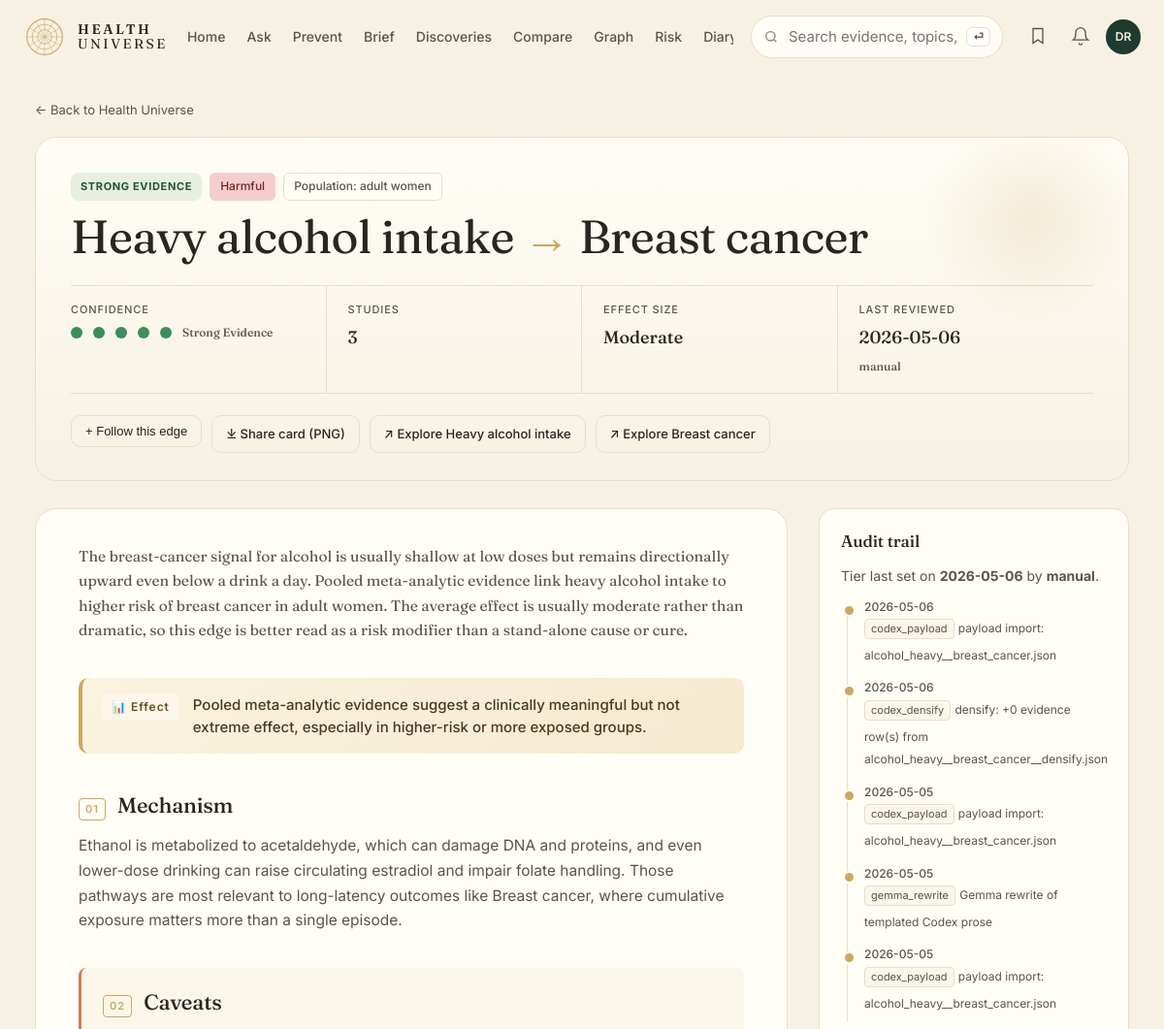
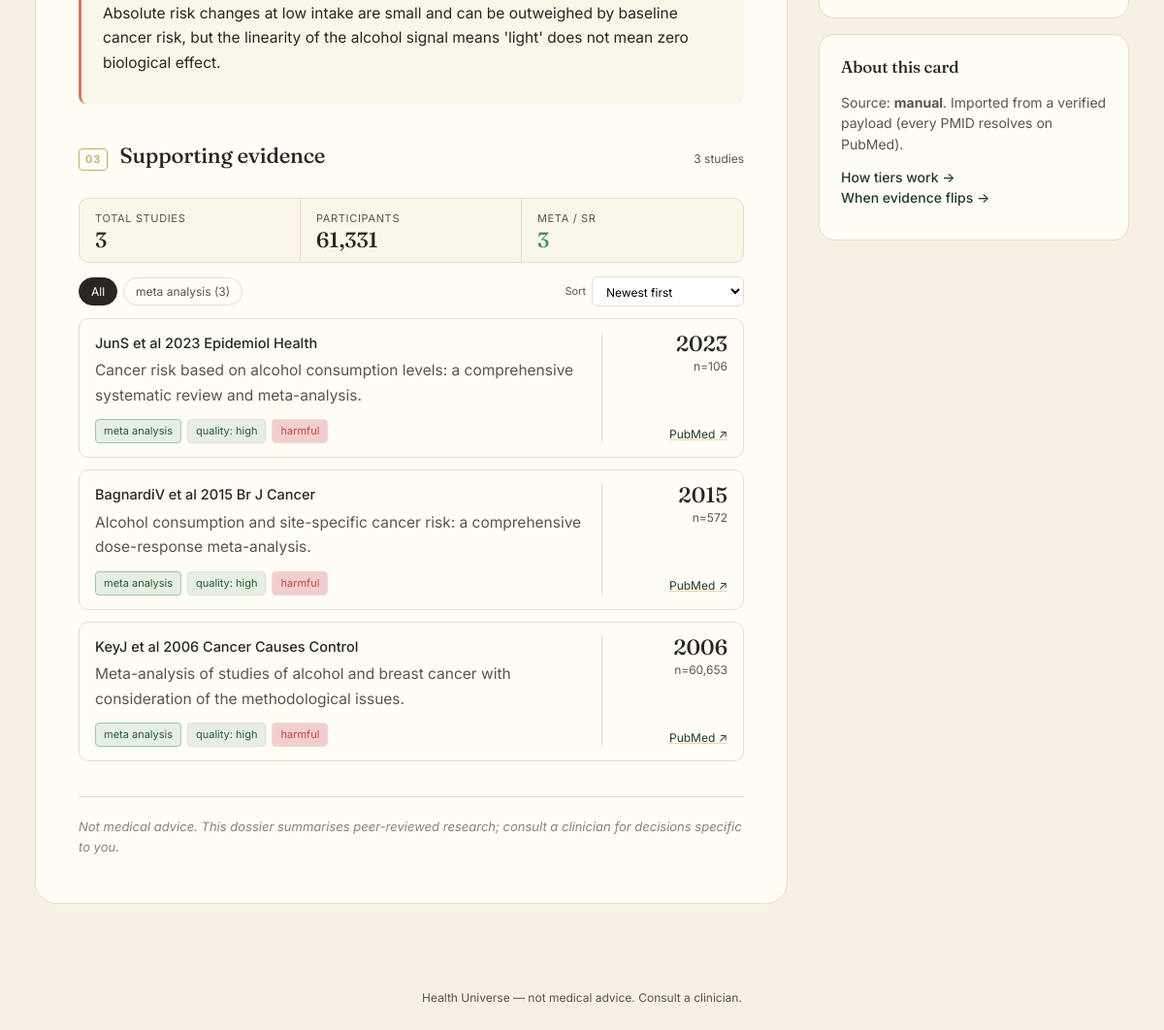
Before: /edge/271 with the older database file (2 pictures, top to bottom).
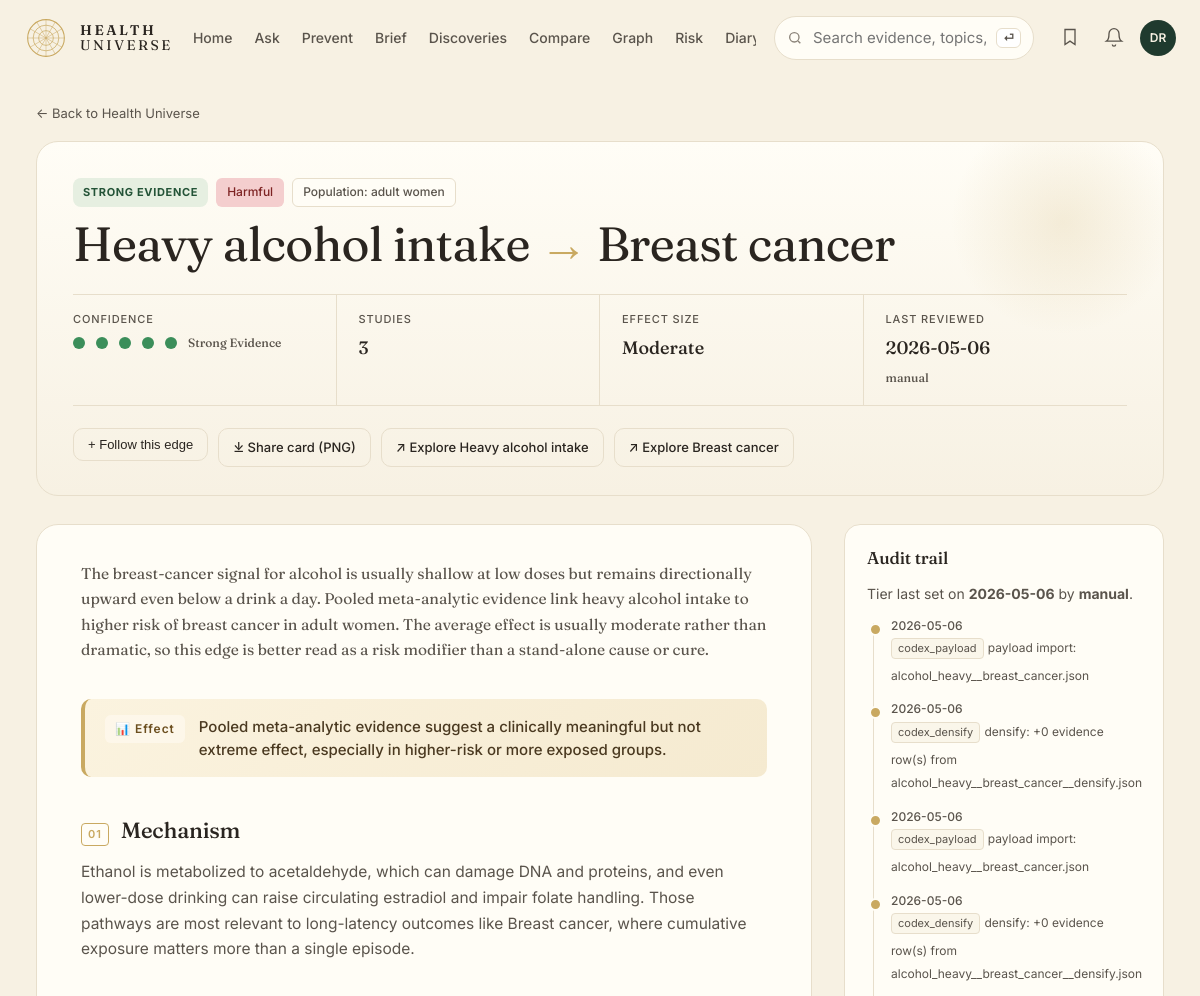
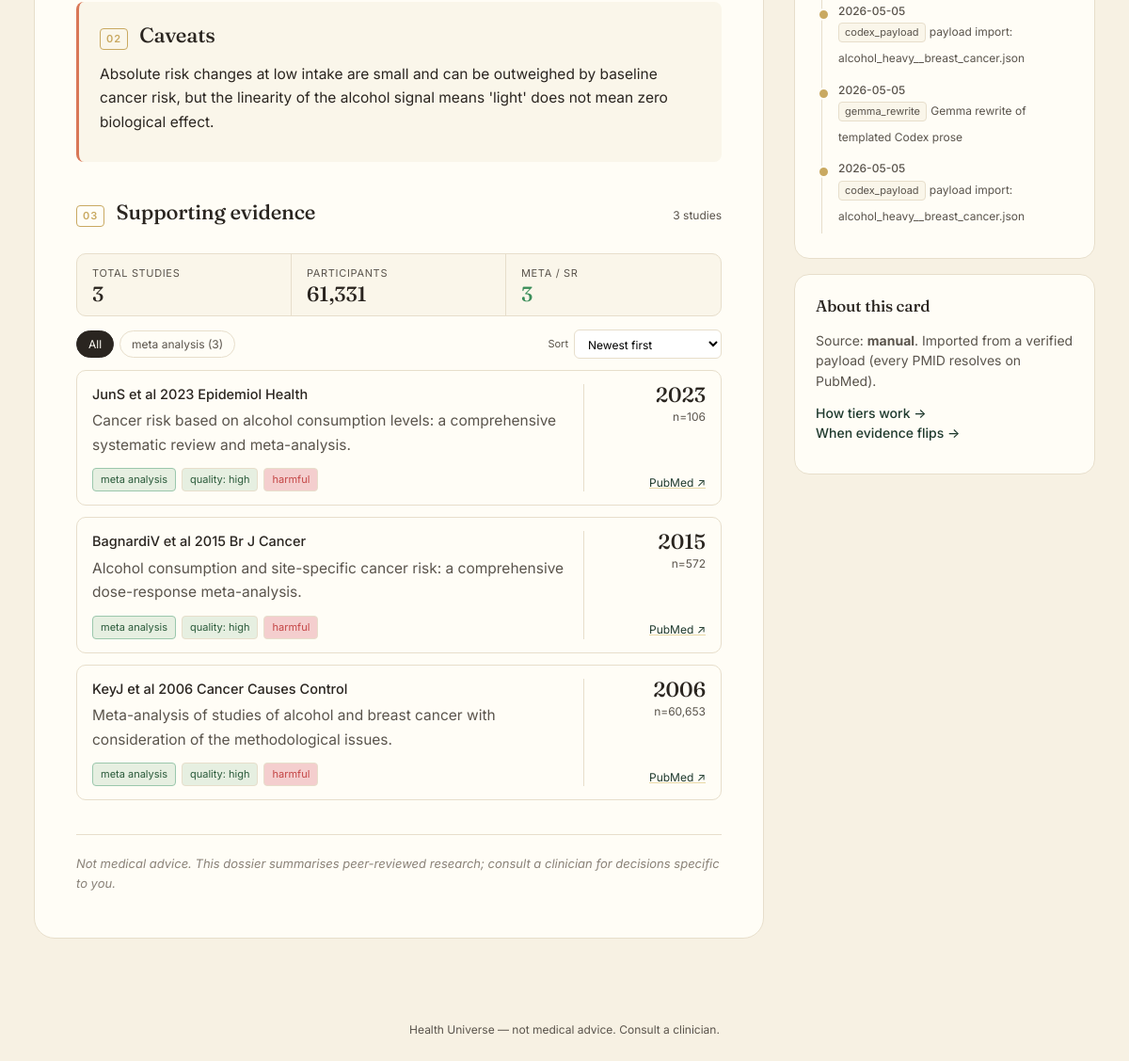
After: the same page with the newer database file (2 pictures, top to bottom).
### tables this page shows
CREATE TABLE edge (
    id              INTEGER PRIMARY KEY,
    factor_id       INTEGER NOT NULL REFERENCES entity(id),
    outcome_id      INTEGER NOT NULL REFERENCES entity(id),
    direction       TEXT NOT NULL CHECK (direction IN (
                      'protective','harmful','neutral','u_shaped','mixed')),
    tier            TEXT NOT NULL CHECK (tier IN ('A','B','C','D','X','deprecated')),
    effect_size     TEXT,         -- qualitative: trivial/small/moderate/large
    effect_quant    TEXT,         -- e.g. "RR 0.82 (0.74-0.91)"
    population      TEXT,         -- e.g. "adults>50; ApoE4 carriers"
    mechanism       TEXT,         -- 1-paragraph plain English
    summary         TEXT,         -- card body copy
    caveats         TEXT,
    seed_source     TEXT NOT NULL CHECK (seed_source IN ('claude_seed','gemma_daily','manual')),
    created_at      TEXT NOT NULL DEFAULT (datetime('now')),
    updated_at      TEXT NOT NULL DEFAULT (datetime('now')),
    last_reviewed   TEXT NOT NULL DEFAULT (datetime('now')), embedding BLOB, embedded_at TEXT,
    UNIQUE(factor_id, outcome_id, population)
);

CREATE TABLE entity (
    id            INTEGER PRIMARY KEY,
    slug          TEXT NOT NULL UNIQUE,
    name          TEXT NOT NULL,
    kind          TEXT NOT NULL CHECK (kind IN (
                    'food','nutrient','supplement','drug','activity',
                    'behavior','environmental','pathogen','gene',
                    'biomarker','condition','process')),
    aliases       TEXT,           -- JSON array
    description   TEXT,
    created_at    TEXT NOT NULL DEFAULT (datetime('now')),
    updated_at    TEXT NOT NULL DEFAULT (datetime('now'))
, embedding BLOB, embedded_at TEXT);

CREATE TABLE evidence (
    id            INTEGER PRIMARY KEY,
    edge_id       INTEGER NOT NULL REFERENCES edge(id) ON DELETE CASCADE,
    citation      TEXT NOT NULL,
    url           TEXT,
    doi           TEXT,
    pmid          TEXT,
    year          INTEGER,
    study_type    TEXT CHECK (study_type IN (
                    'meta_analysis','systematic_review','rct','cohort',
                    'case_control','cross_sectional','mechanistic',
                    'animal','case_report','expert_opinion')),
    n_participants INTEGER,
    direction     TEXT,           -- direction this study supports
    quality       TEXT CHECK (quality IN ('high','moderate','low','very_low')),
    notes         TEXT,
    source_id     INTEGER REFERENCES source(id),
    created_at    TEXT NOT NULL DEFAULT (datetime('now'))
, is_counter INTEGER NOT NULL DEFAULT 0);

CREATE TABLE edge_history (
    id          INTEGER PRIMARY KEY,
    edge_id     INTEGER NOT NULL REFERENCES edge(id) ON DELETE CASCADE,
    changed_at  TEXT NOT NULL DEFAULT (datetime('now')),
    field       TEXT NOT NULL,
    old_value   TEXT,
    new_value   TEXT,
    reason      TEXT,
    actor       TEXT             -- 'claude_seed','gemma_daily','claude_adjudicator','human'
);

### web/app.py (the view)
@app.get("/edge/{edge_id}", response_class=HTMLResponse)
def edge_detail(request: Request, edge_id: int):
    profile = decode(request.cookies.get(COOKIE))
    with connect() as conn:
        e = conn.execute("""
            SELECT e.*, f.slug AS f_slug, f.name AS f_name, f.kind AS f_kind,
                   o.slug AS o_slug, o.name AS o_name, o.kind AS o_kind
            FROM edge e
            JOIN entity f ON f.id = e.factor_id
            JOIN entity o ON o.id = e.outcome_id
            WHERE e.id = ?""", (edge_id,)).fetchone()
        if not e:
            return HTMLResponse("Not found", status_code=404)
        try:
            evidence = conn.execute("""
                SELECT ev.*, COALESCE(s.is_retracted, 0) AS is_retracted,
                       s.retraction_note
                FROM evidence ev
                LEFT JOIN evidence_status s ON s.pmid = ev.pmid
                WHERE ev.edge_id=? AND COALESCE(ev.is_counter,0)=0
                ORDER BY ev.year DESC""", (edge_id,)).fetchall()
            counter = conn.execute("""
                SELECT ev.*, COALESCE(s.is_retracted, 0) AS is_retracted,
                       s.retraction_note
                FROM evidence ev
                LEFT JOIN evidence_status s ON s.pmid = ev.pmid
                WHERE ev.edge_id=? AND COALESCE(ev.is_counter,0)=1
                ORDER BY ev.year DESC""", (edge_id,)).fetchall()
        except Exception:
            evidence = conn.execute(
                "SELECT *, 0 AS is_retracted, NULL AS retraction_note "
                "FROM evidence WHERE edge_id=? AND COALESCE(is_counter,0)=0 "
                "ORDER BY year DESC", (edge_id,)).fetchall()
            counter = conn.execute(
                "SELECT *, 0 AS is_retracted, NULL AS retraction_note "
                "FROM evidence WHERE edge_id=? AND COALESCE(is_counter,0)=1 "
                "ORDER BY year DESC", (edge_id,)).fetchall()
        history = conn.execute(
            "SELECT * FROM edge_history WHERE edge_id = ? ORDER BY changed_at DESC",
            (edge_id,)).fetchall()
    ev_rows = [dict(r) for r in evidence]
    co_rows = [dict(r) for r in counter]
    retracted_count = sum(1 for r in ev_rows + co_rows if r.get("is_retracted"))
    return render(request, "edge.html", {
        "e": dict(e),
        "evidence": ev_rows,
        "counter": co_rows,
        "history": [dict(r) for r in history],
        "retracted_evidence_count": retracted_count,
        "profile": profile,
    })

### web/templates/edge.html (shortened to what this page needs)
{% extends "base.html" %}
{% block content %}
<section class="dossier">
  <a class="back" href="/">← Back to Health Universe</a>
  <header class="dossier-hero">
    <div class="dossier-eyebrow">
      <span class="pill tier-{{ e.tier }}">{{ TIER_LABEL[e.tier] | upper }}</span>
      <span class="badge dir-{{ e.direction }}">{{ DIRECTION_LABEL[e.direction] }}</span>
      {% if e.population %}<span class="badge ghost">Population: {{ e.population }}</span>{% endif %}
    </div>
    <h1 class="dossier-title">
      {{ e.f_name }} <span class="dossier-arrow" aria-hidden="true">→</span> {{ e.o_name }}
    </h1>
    <dl class="dossier-stats">
      <div>
        <dt>Confidence</dt>
        <dd class="dossier-conf">
          {% for i in range(5) %}<span class="dotmark big {% if i < TIER_DOTS[e.tier] %}on{% endif %}"></span>{% endfor %}
          <span class="muted small">{{ TIER_LABEL[e.tier] }}</span>
        </dd>
      </div>
      <div>
        <dt>Studies</dt>
        <dd>{{ evidence|length }}{% if counter %} <span class="muted small">+ {{ counter|length }} counter</span>{% endif %}</dd>
      </div>
      {% if e.effect_size and e.effect_size not in ('unknown',) %}
      <div>
        <dt>Effect size</dt>
        <dd>{{ e.effect_size | capitalize }}</dd>
      </div>
      {% endif %}
      <div>
        <dt>Last reviewed</dt>
        <dd>{{ e.last_reviewed[:10] }}<br/><span class="muted small">{{ e.seed_source }}</span></dd>
      </div>
    </dl>
    <div class="dossier-actions">
      <form method="post" action="/follow" style="display:inline">
        <button class="btn-secondary inline {% if e.id in (profile.watch_edges if profile else []) %}is-following{% endif %}" type="submit">
          {% if e.id in (profile.watch_edges if profile else []) %}✓ Following{% else %}+ Follow this edge{% endif %}
        </button>
      </form>
      <a class="btn-secondary inline" href="/edge/{{ e.id }}.png" target="_blank" rel="noopener">⤓ Share card (PNG)</a>
      <a class="btn-secondary inline" href="/explore?focus={{ e.f_slug }}">↗ Explore {{ e.f_name }}</a>
      <a class="btn-secondary inline" href="/explore?focus={{ e.o_slug }}">↗ Explore {{ e.o_name }}</a>
    </div>
  </header>
  <div class="dossier-grid">
    <article class="dossier-body">
      <section class="dossier-section dossier-lede">
        <p>{{ e.summary }}</p>
      </section>
      {% if e.effect_quant %}
      <section class="dossier-section dossier-effect">
        <span class="dossier-effect-label" aria-hidden="true">📊 Effect</span>
        <p>{{ e.effect_quant }}</p>
      </section>
      {% endif %}
      {% if e.mechanism %}
      <section class="dossier-section">
        <h2 class="dossier-h2"><span class="dossier-num">01</span> Mechanism</h2>
        <p>{{ e.mechanism }}</p>
      </section>
      {% endif %}
      {% if e.caveats %}
      <section class="dossier-section dossier-caveats">
        <h2 class="dossier-h2"><span class="dossier-num">02</span> Caveats</h2>
        <p>{{ e.caveats }}</p>
      </section>
      {% endif %}
      <section class="dossier-section" id="evidence-section">
        <div class="dossier-section-head">
          <h2 class="dossier-h2"><span class="dossier-num">03</span> Supporting evidence</h2>
          <span class="muted small">{{ evidence|length }} stud{{ evidence|length == 1 and "y" or "ies" }}{% if counter %} · {{ counter|length }} counter{% endif %}</span>
        </div>
        {% if evidence %}
        <div class="evidence-rail">
          {% set st_counts = {} %}
          {% set total_n_ns = namespace(v=0) %}
          {% for ev in evidence %}
            {% set _ = st_counts.update({ev.study_type or 'other': st_counts.get(ev.study_type or 'other', 0) + 1}) %}
            {% if ev.n_participants %}{% set total_n_ns.v = total_n_ns.v + ev.n_participants %}{% endif %}
          {% endfor %}
          {% set total_n = total_n_ns.v %}
          <div class="evidence-rail-stat">
            <dt>Total studies</dt><dd>{{ evidence|length }}</dd>
          </div>
          <div class="evidence-rail-stat">
            <dt>Participants</dt><dd>{{ total_n and "{:,}".format(total_n) or "—" }}</dd>
          </div>
          {% if st_counts.get('meta_analysis') or st_counts.get('systematic_review') %}
          <div class="evidence-rail-stat highlight">
            <dt>Meta / SR</dt><dd>{{ st_counts.get('meta_analysis', 0) + st_counts.get('systematic_review', 0) }}</dd>
          </div>
          {% endif %}
        </div>
        <div class="evidence-controls" role="toolbar" aria-label="Filter evidence">
          <button class="ev-filter active" data-ev-filter="all">All</button>
          {% for st, n in st_counts.items() %}
            {% if n %}<button class="ev-filter" data-ev-filter="{{ st }}">{{ st.replace("_", " ") }} ({{ n }})</button>{% endif %}
          {% endfor %}
          <label class="ev-sort-label">Sort
            <select id="evSort">
              <option value="year-desc">Newest first</option>
            </select>
          </label>
        </div>
        <div class="evidence-list" id="evidence-list">
          {% for ev in evidence %}
          <article class="evidence-row {% if ev.is_retracted %}is-retracted{% endif %}"
                   data-study-type="{{ ev.study_type or 'other' }}"
                   data-year="{{ ev.year or 0 }}"
                   data-quality="{% if ev.quality == 'high' %}4{% elif ev.quality == 'moderate' %}3{% elif ev.quality == 'low' %}2{% elif ev.quality == 'very_low' %}1{% else %}0{% endif %}"
                   data-n="{{ ev.n_participants or 0 }}">
            <div class="evidence-row-main">
              <div class="evidence-citation">
                <span>{{ ev.citation }}</span>
              </div>
              {% if ev.notes %}<p class="evidence-notes">{{ ev.notes }}</p>{% endif %}
              <div class="evidence-meta">
                {% if ev.study_type %}<span class="ev-tag tag-{{ ev.study_type }}">{{ ev.study_type.replace("_", " ") }}</span>{% endif %}
                {% if ev.quality %}<span class="ev-tag qual-{{ ev.quality }}">quality: {{ ev.quality.replace("_", " ") }}</span>{% endif %}
                {% if ev.direction %}<span class="ev-tag dir-{{ ev.direction }}">{{ ev.direction.replace("_", " ") }}</span>{% endif %}
              </div>
            </div>
            <div class="evidence-row-side">
              <div class="evidence-year">{{ ev.year or "—" }}</div>
              {% if ev.n_participants %}<div class="evidence-n">n={{ "{:,}".format(ev.n_participants) }}</div>{% endif %}
              {% if ev.pmid %}<a class="evidence-link" href="https://pubmed.ncbi.nlm.nih.gov/{{ ev.pmid }}/" target="_blank" rel="noopener">PubMed ↗</a>
              {% elif ev.doi %}<a class="evidence-link" href="https://doi.org/{{ ev.doi }}" target="_blank" rel="noopener">DOI ↗</a>{% endif %}
            </div>
          </article>
          {% endfor %}
        </div>
        {% else %}
        <p class="muted">No supporting evidence rows on file.</p>
        {% endif %}
      </section>
      <p class="dossier-disclaimer">Not medical advice. This dossier summarises peer-reviewed research; consult a clinician for decisions specific to you.</p>
    </article>
    <aside class="dossier-side">
      <div class="dossier-side-card">
        <h3>Audit trail</h3>
        <p class="muted body-sm">Tier last set on <b>{{ e.last_reviewed[:10] }}</b> by <b>{{ e.seed_source }}</b>.</p>
        {% if history %}
        <ol class="dossier-timeline">
          {% for h in history %}
          <li>
            <span class="dossier-tl-date">{{ h.changed_at[:10] }}</span>
            <span class="dossier-tl-actor">{{ h.actor }}</span>
            <small class="muted">{{ h.reason or h.field }}</small>
          </li>
          {% endfor %}
        </ol>
        {% else %}
        <p class="muted body-sm">No prior changes recorded.</p>
        {% endif %}
      </div>
      <div class="dossier-side-card">
        <h3>About this card</h3>
        <p class="body-sm muted">Source: <b>{{ e.seed_source }}</b>. {% if e.seed_source == "claude_seed" %}One-off deep research with $50 Claude cap.{% elif e.seed_source == "gemma_daily" %}Auto-extracted by the daily Gemma loop from new abstracts.{% else %}Imported from a verified payload (every PMID resolves on PubMed).{% endif %}</p>
        <p class="body-sm">
          <a class="link" href="/about">How tiers work →</a><br/>
          <a class="link" href="/myths">When evidence flips →</a>
        </p>
      </div>
    </aside>
  </div>
</section>
{% endblock %}

### web/templates/base.html (shortened to what this page needs)
<!doctype html>
<html lang="en">
<head>
<link rel="stylesheet" href="/static/style.css?v={{ asset_v }}" />
</head>
<body>
<header class="topnav" role="banner">
  <a class="brand" href="/">
    <span class="brand-mark" aria-hidden="true">
      <svg viewBox="0 0 48 48" width="44" height="44">
        <circle cx="24" cy="24" r="20" fill="none" stroke="currentColor" stroke-width="1.2"/>
        <circle cx="24" cy="24" r="14" fill="none" stroke="currentColor" stroke-width="0.8"/>
        <circle cx="24" cy="24" r="8"  fill="none" stroke="currentColor" stroke-width="0.8"/>
        {% for a in [0,30,60,90,120,150] %}
        <line x1="24" y1="4" x2="24" y2="44" stroke="currentColor" stroke-width="0.5"
              transform="rotate({{a}} 24 24)"/>
        {% endfor %}
      </svg>
    </span>
    <span class="brand-text"><b>HEALTH</b><br/>UNIVERSE</span>
  </a>
  <nav class="topnav-links" aria-label="Primary">
    <a href="/">Home</a>
    <a href="/ask">Ask</a>
    <a href="/prevent">Prevent</a>
    <a href="/brief">Brief</a>
    <a href="/discoveries">Discoveries</a>
    <a href="/compare">Compare</a>
    <a href="/explore">Graph</a>
    <a href="/risk">Risk</a>
    <a href="/diary">Diary</a>
  </nav>
  <form class="topnav-search" method="get" action="/search">
    <svg width="16" height="16" viewBox="0 0 24 24" fill="none" stroke="currentColor" stroke-width="2"><circle cx="11" cy="11" r="7"/><path d="m20 20-3.5-3.5"/></svg>
    <input id="site-search-query" name="q" placeholder="Search evidence, topics, conditions…" aria-label="Site search" />
    <kbd>⏎</kbd>
  </form>
  <div class="topnav-actions">
    <button type="button" aria-label="Open saved evidence"><svg width="20" height="20" viewBox="0 0 24 24" fill="none" stroke="currentColor" stroke-width="1.6"><path d="M6 3h12v18l-6-4-6 4z"/></svg></button>
    <button type="button" aria-label="Open notifications"><svg width="20" height="20" viewBox="0 0 24 24" fill="none" stroke="currentColor" stroke-width="1.6"><path d="M6 8a6 6 0 0 1 12 0c0 7 3 9 3 9H3s3-2 3-9z"/><path d="M10 21a2 2 0 0 0 4 0"/></svg></button>
    <span class="avatar">DR</span>
  </div>
</header>
<main id="main-content" tabindex="-1">{% block content %}{% endblock %}</main>
<footer class="footer">
  <span>Health Universe — not medical advice. Consult a clinician.</span>
</footer>
</body>
</html>

Changed rows visible on the page:
added edge_history: changed_at "2026-05-06", actor "codex_payload", reason "payload import: alcohol_heavy__breast_cancer.json"
added edge_history: changed_at "2026-05-06", actor "codex_densify", reason "densify: +0 evidence row(s) from alcohol_heavy__breast_cancer__densify.json"
